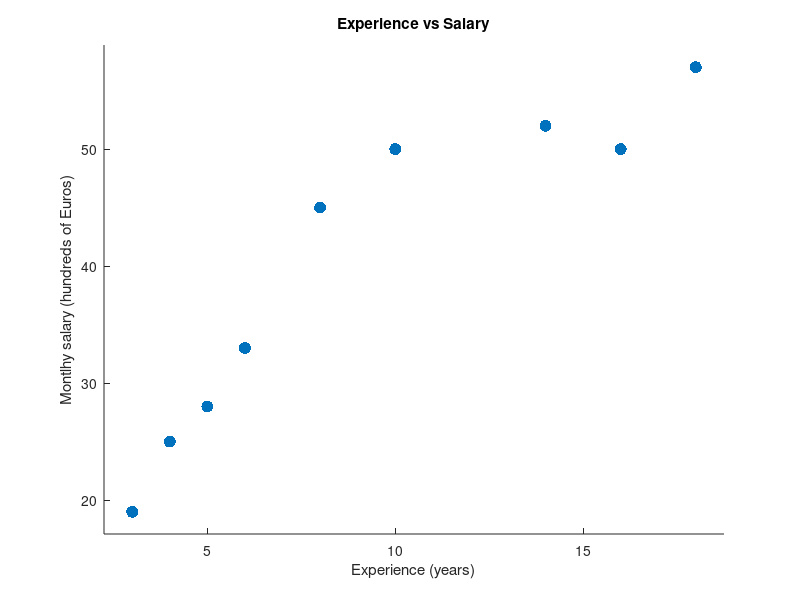
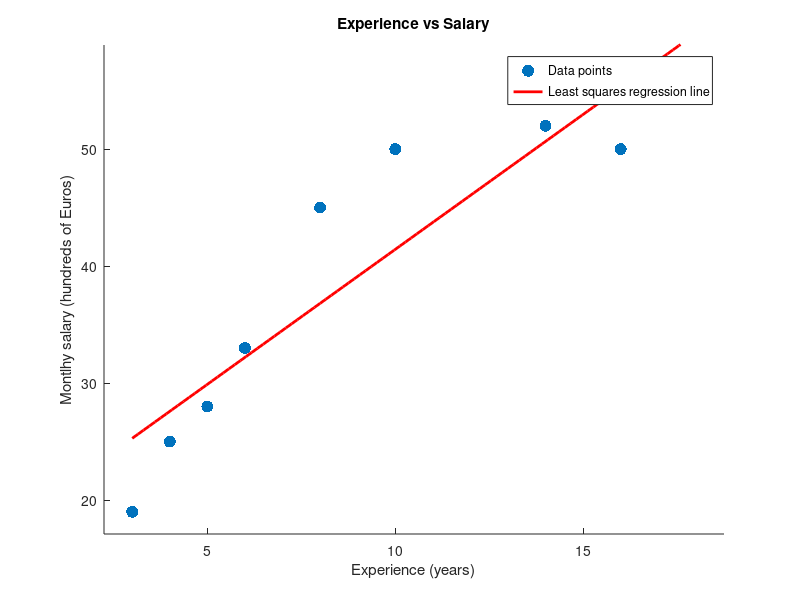

Source code (MATLAB) for these figures, in order: (Note: this script raises an error after producing the figures.)
% The following table provides the experience and monthly salaries of (randomly
% selected) nurses in a country X
%
%   experience  | Monthly salary
%   (years)     | (hundreds of Euros)
%   ---------------------------------
%   18          | 57
%   10          | 50
%   4           | 25
%   5           | 28
%   6           | 33
%   3           | 19
%   16          | 50
%   8           | 45
%   14          | 52

% a. Provide the scatter plot of the data using experience as an independent
% variable andmonthly salary as a dependent variable.
% 
% b. On the above graph, plot the least squares line that fits the data points.
% 
% c. What percentage of the variability of the dependent variable is explained by
% the above line?
% 
% d. Provide the interpretation of the coefficients of the above line
% 
% e. What is the forecasted monthly salary of a nurse when her experience is equal
% to:
%   i. 9 years
%   ii. 15 years
%   iii. 21 years
% 
% f. Can we reject the hypothesis that there is no linear relationship between the
% monthl ysalary and the experience for nurses in country X, at a 5% significance
% level?
% 
% Hint: Provide analytically the conditions to apply the linear regression and check
% their validity.

%%%%%%%%
% DATA %
%%%%%%%%
years = [18; 10; 4; 5; 6; 3; 16; 8; 14];
salary = [57; 50; 25; 28; 33; 19; 50; 45; 52];


%%%%%
% a %
%%%%%
figure;
hold on;
scatter(years, salary, 75, "filled");
title("Experience vs Salary");
xlabel("Experience (years)");
ylabel("Montlhy salary (hundreds of Euros)");
xlim([min(years) - 0.05*range(years), max(years) + 0.05*range(years)]);
ylim([min(salary) - 0.05*range(salary), max(salary) + 0.05*range(salary)]);
hold off;


%%%%%
% b %
%%%%%
x = [ones(size(years)) years];
C = regress(salary, x);

figure;
hold on;
scatter(years, salary, 75, "filled");
title("Experience vs Salary");
xlabel("Experience (years)");
ylabel("Montlhy salary (hundreds of Euros)");
xlim([min(years) - 0.05*range(years), max(years) + 0.05*range(years)]);
ylim([min(salary) - 0.05*range(salary), max(salary) + 0.05*range(salary)]);
x_fit = linspace(min(years), max(years), 100);
y_fit = C(1) + C(2) * x_fit;
plot(x_fit, y_fit, 'r-', 'LineWidth', 2);
legend('Data points', 'Least squares regression line');
hold off;

% Assumptions %
% Residual analysis:
stats = regstats(salary, years, 'linear', {'standres','studres' });

% 1. Normality test
[h, p] = lillietest(stats.standres, 0.05);
disp("Standardized residuals:");
disp(["result: ", h, "p-value", p]);
figure;
hold on;
normplot(stats.standres);
title("Q-Q plot for the standardized residuals");
hold off;

% 2. Constant variance test
yest = x * C;
figure;
hold on;
title("Constant variance test");
xlabel("Y_{est}");
ylabel("Studentized residuals");
scatter(yest, stats.studres);
ylim([-10, 10]);
hold off;

% 3. Linearity test
% Shown from the above question, seems linear

% 4. Independency test
% By definition independent 


%%%%%
% c %
%%%%%
% Calculate the R-squared value
R = corr(years, salary);
Rsq = R^2;
Rsq_perc = Rsq * 100;
fprintf('Percentage of variability explained: %.2f%%\n', Rsq_perc);


%%%%%
% d %
%%%%%
disp(["C(1)", C(1)]);
disp(["C(2)", C(2)]);

%%%%%
% e %
%%%%%
%   i. 9 years
forecast_9 = [1 9] * C;
disp("Expected salary in hundreds of Euros for a nurse with 9 years experience:")
disp(forecast_9);

%   ii. 15 years
forecast_15 = [1 15] * C;
disp("Expected salary in hundreds of Euros for a nurse with 15 years experience:")
disp(forecast_15);

%   iii. 21 years
% NOTE: 21 is not in our range of years, should not accept the answer
forecast_21 = [1 21] * C;
disp("Expected salary in hundreds of Euros for a nurse with 21 years experience:")
disp(forecast_21);


%%%%%
% e %
%%%%%
% ANOVA with three EQUIVALENT null hypotheses:
% - There is no linear relationship in the population between the
% dependent and the independent variable.
% - The regression coefficient b in the population is equal to zero.
% - The R^2 for the population is equal to zero.
% 
% If the p-value is less than the significance level,
% the null hypothesis is rejected.
[p, ~, stats] = anova1(salary, years);
alpha = 0.05;
if p <= alpha
    fprintf("Null hypothesis rejected, there is linear relationship, (p-value = %d)", p);
else
    fprintf("Null hypothesis not rejected, there is no alinear relationship, (p-value = %d)", p);
end